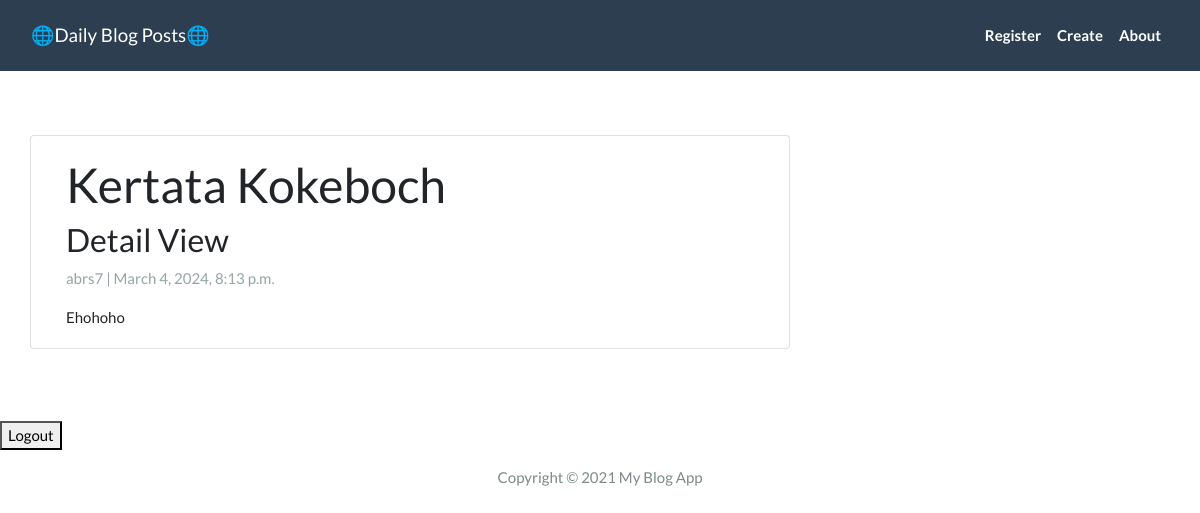
Page /app/post_detail/blog_4/ on the committed database.
### app/models.py (models this page shows, shortened)
class Post(models.Model):
    title = models.CharField(max_length =256, unique=True)
    slug = models.SlugField(max_length=256, unique=True )
    author = models.ForeignKey(User, on_delete=models.CASCADE, related_name='blog_posts')
    created_on = models.DateTimeField(auto_now_add = True)
    updated_on = models.DateTimeField(auto_now = True)
    content = models.TextField()
    status = models.IntegerField(choices = STATUS, default= 0)
    class Meta():
        ordering = ['-created_on']

### app/views.py (the view)
# urls.py: path('post_detail/<slug:slug>/',views.PostDetail.as_view(), name = 'post_detail'),
class PostDetail(DetailView):
    model = Post
    template_name = 'post_detail.html'

### templates/post_detail.html
{% extends 'base.html' %}
{% block content %}
<div class="container">
  <div class="row">
    <div class="col-md-8 card mb-4  mt-3 left  top">
      <div class="card-body">
        <h1>{% block title %} {{ object.title }} {% endblock title %}</h1>
        <h3>Detail View</h3>
        <p class=" text-muted">{{ post.author }} | {{ post.created_on }}</p>
        <p class="card-text ">{{ object.content | safe }}</p>
      </div>
    </div>
  </div>
</div>
{% endblock content %}

### rows in the picture
Post: title "Kertata Kokeboch", author "abrs7", created_on "March 4, 2024, 8:13 p.m.", content "Ehohoho"
